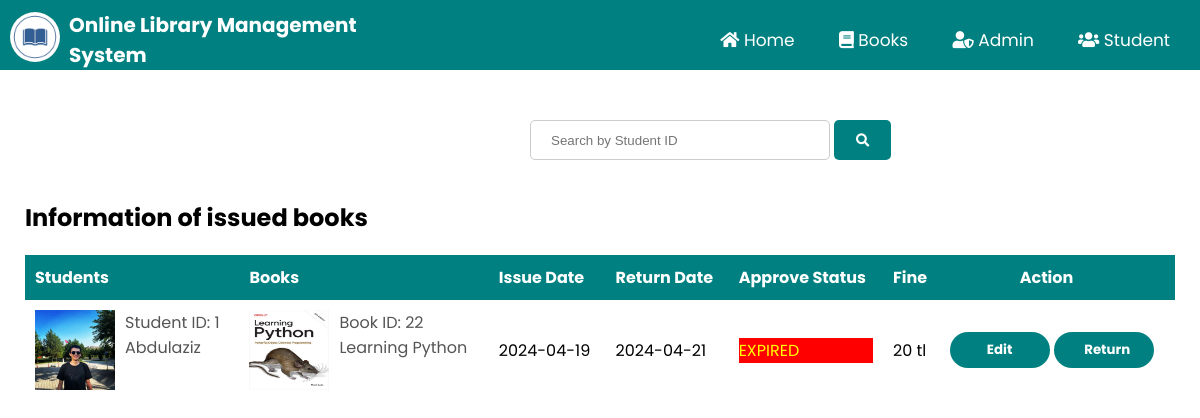
/php/manage_issued_books.php, run on the app's committed database.
### tables this page shows
CREATE TABLE `student` (
  `studentid` int(111) NOT NULL,
  `student_username` varchar(111) NOT NULL,
  `FullName` varchar(111) NOT NULL,
  `Email` varchar(111) NOT NULL,
  `Password` varchar(111) NOT NULL,
  `PhoneNumber` varchar(111) NOT NULL,
  `studentpic` varchar(100) NOT NULL
);

CREATE TABLE `books` (
  `bookid` int(100) NOT NULL,
  `bookpic` varchar(500) NOT NULL,
  `bookname` varchar(100) NOT NULL,
  `authorid` int(100) NOT NULL,
  `categoryid` int(100) NOT NULL,
  `ISBN` varchar(100) NOT NULL,
  `price` int(100) NOT NULL,
  `quantity` int(100) NOT NULL,
  `status` varchar(100) NOT NULL
);

CREATE TABLE `issueinfo` (
  `studentid` int(100) NOT NULL,
  `bookid` int(100) NOT NULL,
  `issuedate` date NOT NULL,
  `returndate` date NOT NULL,
  `approve` varchar(200) NOT NULL,
  `fine` int(100) NOT NULL
);

### php/manage_issued_books.php (the view, shortened to what this page needs)
<?php
	include "connection.php";
    include "admin_navbar.php";
?>
<!DOCTYPE html>
<html lang="en">
<head>
    <link rel="stylesheet" href="https://cdnjs.cloudflare.com/ajax/libs/font-awesome/5.15.2/css/all.min.css" />
    <link rel="stylesheet" href="../css/style.css">
</head>
<body>
    <div class="search-bar admin-search">
        <form action="" method='post'>
            <input type="search" name='search' placeholder='Search by Student ID' required>
            <button type='submit' name='submit'><i class="fas fa-search"></i></button>
        </form>
    </div>
    <div class="request-table">
        <div class="request-container book-container"  style="max-width: 1600px;">
            <h2 class="request-title student-info-title">Information of issued books</h2>
            <?php
        $e=0;
		if(isset($_POST['submit']))
		{
            $var='<p style="color:yellow; background-color:red;">EXPIRED</p>';
			$q=mysqli_query($db,"SELECT student.studentid,FullName,studentpic,books.bookid,bookname,ISBN,price,bookpic,authors.authorname,category.categoryname,issueinfo.issuedate,returndate,approve,fine FROM student inner join issueinfo on student.studentid=issueinfo.studentid inner join books on issueinfo.bookid=books.bookid join authors on authors.authorid=books.authorid join category on category.categoryid=books.categoryid where (issueinfo.approve='yes' or issueinfo.approve='$var') AND issueinfo.studentid='$_POST[search]' ORDER BY `issueinfo`.`returndate` ASC;");
			if(mysqli_num_rows($q)==0)
			{
				echo "Sorry! There's no issued book by this student ID";
			}
			else
			{
				echo "<table class='rtable booktable'>";
                echo "<tr style='background-color: teal;'>";
                echo "<th>"; echo "Students"; echo "</th>";
                echo "<th>"; echo "Books"; echo "</th>";
                echo "<th>"; echo "Issue Date"; echo "</th>";
                echo "<th>"; echo "Return Date"; echo "</th>";
                echo "<th>"; echo "Approve Status"; echo "</th>";
                echo "<th>"; echo "Fine"; echo "</th>";
                echo "<th style='padding-left: 80px;'>"; echo "Action"; echo "</th>";
                echo "</tr>";
                while($row=mysqli_fetch_assoc($q))
                {
                    $d = strtotime($row['returndate']);
                    $c=strtotime(date("Y-m-d"));
                    $diff = $c-$d;
                    if($diff>0){
                        $day = floor($diff/(60*60*24));
                        $e=$e+1;
                        $var='<p style="color:yellow; background-color:red;">EXPIRED</p>';
                        $fine = $day*10;
                        mysqli_query($db,"UPDATE issueinfo SET approve='$var',fine=$fine where `returndate`='$row[returndate]' and approve='yes' limit $e;");
                    }
                    echo "<tr>";
                    echo "<td>
                    <div class='table-info'>
                        <img src='../images/".$row['studentpic']."'>
                        <div>
                            <p>Student ID: ";echo $row['studentid'];echo"</p>
                            <p>";echo $row['FullName'];echo"</p><br>";?>
                        </div>
                    </div>
                    </td><?php
                    echo "<td>
                    <div class='table-info'>
                        <img src='../images/".$row['bookpic']."'>
                        <div>
                            <p>Book ID: ";echo $row['bookid'];echo"</p>
                            <p>";echo $row['bookname'];echo"</p><br>";?>
                        </div>
                    </div>
                    </td><?php
                    echo "<td>"; echo $row['issuedate']; echo "</td>";
                    echo "<td>"; echo $row['returndate']; echo "</td>";
                    echo "<td>"; echo $row['approve']; echo "</td>";
                    echo "<td>"; echo $row['fine']; echo " tl"; echo "</td>";
                    echo "<td>";?><a href="edit_issue_book.php?ed=<?php echo $row['studentid'];?>&ed1=<?php echo $row['bookid'];?>"><button style="font-weight:bold; width: 100px;" type="submit" name="submit1" class="btn btn-default actionbtn">Edit
			        </button>
                    </a>
                    <a href="return_book.php?ed=<?php echo $row['studentid'];?>&ed1=<?php echo $row['bookid'];?>"><button style="font-weight:bold; width: 100px;" type="submit" name="submit1" class="btn btn-default actionbtn">Return
			        </button>
                    </a>
			        <?php
			        echo "</td>";
                    echo "</tr>";
                }
                echo "</table>";
		    }
		}
		else
		{
			$var='<p style="color:yellow; background-color:red;">EXPIRED</p>';
			$res=mysqli_query($db,"SELECT student.studentid,FullName,studentpic,books.bookid,bookname,ISBN,price,bookpic,authors.authorname,category.categoryname,issueinfo.issuedate,returndate,approve,fine FROM student inner join issueinfo on student.studentid=issueinfo.studentid inner join books on issueinfo.bookid=books.bookid join authors on authors.authorid=books.authorid join category on category.categoryid=books.categoryid where (issueinfo.approve='yes' or issueinfo.approve='$var') ORDER BY `issueinfo`.`returndate` ASC;");
            if(mysqli_num_rows($res)==0)
			{
				echo "There's no issued books.";
			}
            else{
                echo "<table class='rtable booktable'>";
            echo "<tr style='background-color: teal;'>";
            echo "<th>"; echo "Students"; echo "</th>";
            echo "<th>"; echo "Books"; echo "</th>";
            echo "<th>"; echo "Issue Date"; echo "</th>";
            echo "<th>"; echo "Return Date"; echo "</th>";
            echo "<th>"; echo "Approve Status"; echo "</th>";
            echo "<th>"; echo "Fine"; echo "</th>";
            echo "<th style='padding-left: 80px;'>"; echo "Action"; echo "</th>";
            echo "</tr>";
            while($row=mysqli_fetch_assoc($res))
            {
                echo "<tr>";
                    echo "<td>
                    <div class='table-info'>
                        <img src='../images/".$row['studentpic']."'>
                        <div>
                            <p>Student ID: ";echo $row['studentid'];echo"</p>
                            <p>";echo $row['FullName'];echo"</p><br>";?>
                        </div>
                    </div>
                    </td><?php
                    echo "<td>
                    <div class='table-info'>
                        <img src='../images/".$row['bookpic']."'>
                        <div>
                            <p>Book ID: ";echo $row['bookid'];echo"</p>
                            <p>";echo $row['bookname'];echo"</p>";?>
                        </div>
                    </div>
                    </td><?php
                    echo "<td>"; echo $row['issuedate']; echo "</td>";
                    echo "<td>"; echo $row['returndate']; echo "</td>";
                    echo "<td>"; echo $row['approve']; echo "</td>";
                    echo "<td>"; echo $row['fine']; echo " tl"; echo "</td>";
                    echo "<td>";?><a href="edit_issue_book.php?ed=<?php echo $row['studentid'];?>&ed1=<?php echo $row['bookid'];?>"><button style="font-weight:bold; width: 100px;" type="submit" name="submit1" class="btn btn-default actionbtn">Edit
			        </button>
                    </a>
                    <a href="return_book.php?ed=<?php echo $row['studentid'];?>&ed1=<?php echo $row['bookid'];?>"><button style="font-weight:bold; width: 100px;" type="submit" name="submit1" class="btn btn-default actionbtn">Return
			        </button>
                    </a>
			        <?php
			        echo "</td>";
                    echo "</tr>";
            }
            echo "</table>";
            }
        }
        ?>
        </div>
    </div>
</body>
</html>

### css/style.css (style rules this page uses)
html { scroll-behavior: smooth; }
* { margin: 0; padding: 0; box-sizing: border-box; }
body { font-family: 'Poppins', sans-serif; }
a { text-decoration: none; color: #fff; font-size: 17px; }
p { color: #555; }
.profile-table tr,td { border: none; padding: 10px; }
.btn-default { margin-top: 20px; margin-left: 60px; width: 150px; cursor: pointer; outline: none; border: none; }
.search-bar { margin-left: 480px; }
.search-bar input { border-radius: 5px; height: 40px; padding: 10px; padding-left: 20px; }
.search-bar button { width: 57px; padding: 10px; height: 40px; background-color: teal; color: white; border: none; border-radius: 5px; cursor: pointer; transition: 0.4s; outline: none; }
.admin-search { padding-top: 40px; margin-left: 530px; }
.btn { font-family: 'Poppins', sans-serif; }
.request-table { padding-bottom: 500px; }
.request-container { max-width: 1300px; margin: auto; padding-left: 25px; padding-right: 25px; }
.book-container { max-width: 1400px; }
.request-container .request-title { padding-top: 100px; }
.request-container .student-info-title { padding-top: 30px; }
.rtable { width: 100%; margin-top: 20px; border-collapse: collapse; }
.rtable th { text-align: left; color: white; padding: 10px; }
.booktable th:last-child { padding-left: 110px; }
.table-info { display: flex; flex-wrap: wrap; }
.rtable td img { width: 80px; height: 80px; margin-right: 10px; }
.actionbtn { padding: 10px; margin: 0; }
.booktable .actionbtn { width: 120px; }
form input { width: 300px; height: 30px; margin: 10px 0; padding: 0 10px; border: 1px solid #ccc; }
.btn { display: inline-block; background-color: teal; color: #fff; padding: 8px 30px; border-radius: 30px; transition: background-color 0.4s; outline: none; }

### data on the page
student: studentpic (picture), studentid "1", FullName "Abdulaziz", books.bookpic (picture), books.bookid "22", books.bookname "Learning Python", issueinfo.issuedate "2024-04-19", issueinfo.returndate "2024-04-21", issueinfo.approve "EXPIRED", issueinfo.fine "20"
